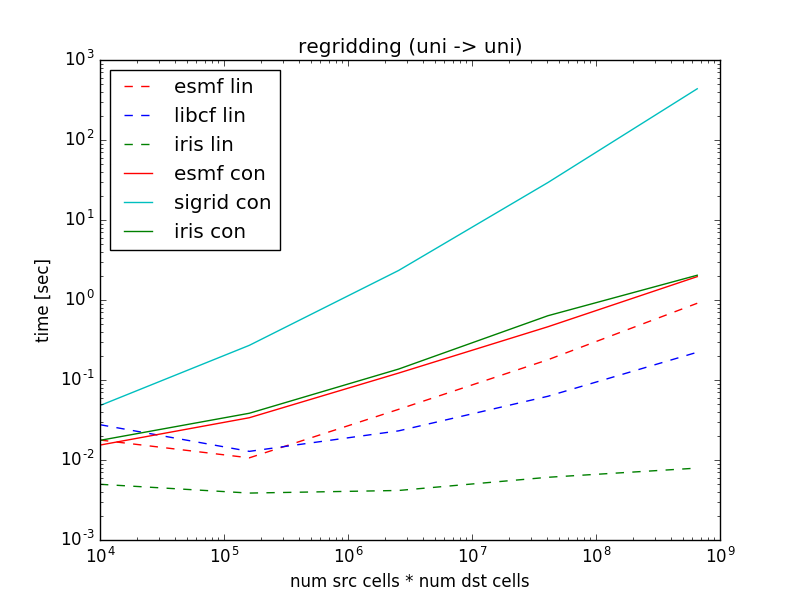

This figure's Python source:
from subprocess import call
import re
import numpy

def getEvaluationTime(filename):
	m = re.search(r'evaluation\s+([\d\.e\-\+]+)', open(filename, 'r').read())
	if m:
		return float(m.group(1))
	return None

def getWeightsTime(filename):
	m = re.search(r'weights\s+([\d\.e\-\+]+)', open(filename, 'r').read())
	if m:
		return float(m.group(1))
	return None

def getInterpTime(filename):
        m = re.search(r'interp\s+([\d\.e\-\+]+)', open(filename, 'r').read())
	if m:
		return float(m.group(1))
	return None

def getNumberOfInvalidPoints(filename):
	m = re.search(r'invalid points\:\s+(\d+)', open(filename, 'r').read())
	if m:
		return int(m.group(1))
	return None


src_celldims = [(10, 20),
                (20, 40),
                (40, 80),
                (80, 160),
                (160, 320),
                (320, 640),
                (640, 1280),
                (1280, 2560),]
                #(2560, 5120),
                #(5120, 10240)]


ns = []

libcf_interp_eval = []
libcf_interp_weights = []

esmf_interp_eval = []
esmf_interp_weights = []

esmf_conserve_eval = []
esmf_conserve_weights = []

sigrid_conserve_eval = []
sigrid_conserve_weights = []

iris_interp = []
iris_conserve = []

for srcDims in src_celldims:

	# generate the grids
	dstDims = (srcDims[0]//2, srcDims[1]//2)
	call(['python', 'generate_field.py', \
		'--src_nj', '{}'.format(srcDims[0] + 1), \
		'--src_ni', '{}'.format(srcDims[1] + 1), \
		'--dst_nj', '{}'.format(dstDims[0] + 1), \
		'--dst_ni', '{}'.format(dstDims[1] + 1), \
		])

	srcN = srcDims[0] * srcDims[1]
	dstN = dstDims[0] * dstDims[1]
	ns.append(srcN * dstN)
	print('number of src * dst cells is {}'.format(srcN * dstN))

	# run esmf linear
	err = open('log.err', 'w')
	out = open('log.txt', 'w')
	call(['python', 'esmf_interp.py'], stdout=out, stderr=err)
	out.close()
	esmf_interp_eval.append(getEvaluationTime('log.txt'))
	esmf_interp_weights.append(getWeightsTime('log.txt'))

	# run esmf conserve
	err = open('log.err', 'w')
	out = open('log.txt', 'w')
	call(['python', 'esmf_conserve.py'], stdout=out, stderr=err)
	out.close()
	esmf_conserve_eval.append(getEvaluationTime('log.txt'))
	esmf_conserve_weights.append(getWeightsTime('log.txt'))

	# run libcf
	err = open('log.err', 'w')
	out = open('log.txt', 'w')
	call(['python', 'libcf_interp.py'], stdout=out, stderr=err)
	out.close()
	libcf_interp_eval.append(getEvaluationTime('log.txt'))
	libcf_interp_weights.append(getWeightsTime('log.txt'))

	# run sigrid	
	if srcDims[0] < 160:
		err = open('log.err', 'w')
		out = open('log.txt', 'w')
		call(['python', 'sigrid_conserve.py'], stdout=out, stderr=err)
		out.close()
		sigrid_conserve_eval.append(getEvaluationTime('log.txt'))
		sigrid_conserve_weights.append(getWeightsTime('log.txt'))
	else:
		# too slow to run
		sigrid_conserve_eval.append(None)
		sigrid_conserve_weights.append(None)

	# run iris linear
	err = open('log.err', 'w')
	out = open('log.txt', 'w')
	call(['python', 'iris_interp.py'], stdout=out, stderr=err)
	out.close()
	iris_interp.append(getInterpTime('log.txt'))

	# run iris conserve
	err = open('log.err', 'w')
	out = open('log.txt', 'w')
	call(['python', 'iris_conserve.py'], stdout=out, stderr=err)
	out.close()
	iris_conserve.append(getInterpTime('log.txt'))

	print('ns = {}'.format(ns))
	print('esmf_interp_eval = {}'.format(esmf_interp_eval))
	print('emsf_interp_weights = {}'.format(esmf_interp_weights))
	print('libcf_interp_eval = {}'.format(libcf_interp_eval))
	print('libcf_interp_weights = {}'.format(libcf_interp_weights))
	print('iris_interp = {}'.format(iris_interp))
	print('emsf_conserve_eval = {}'.format(esmf_conserve_eval))
	print('esmf_conserve_weights = {}'.format(esmf_conserve_weights))
	print('sigrid_conserve_eval = {}'.format(sigrid_conserve_eval))
	print('sigrid_conserve_weights = {}'.format(sigrid_conserve_weights))
	print('iris_conserve = {}'.format(iris_conserve))

# write to file
import re, time
ta = re.sub(' ', '_', time.asctime())
f = open('run_node_interp-{}.csv'.format(ta), 'w')
f.write(\
'src_num_cells*dst_num_cells,esmf_interp_eval,esmf_interp_weights,libcf_interp_eval,libcf_interp_weights,iris_interp,emsf_conserve_eval,esmf_conserve_weights,sigrid_conserve_eval,sigrid_conserve_weights,iris_conserve\n')
for i in range(len(ns)):
	f.write('{},{},{},{},{},{},{},{},{},{},{}\n'.format(ns[i], esmf_interp_eval[i], esmf_interp_weights[i], libcf_interp_eval[i], libcf_interp_weights[i], iris_interp[i], iris_interp[i],\
                                                 esmf_conserve_eval[i], esmf_conserve_weights[i], sigrid_conserve_eval[i], sigrid_conserve_weights[i], iris_conserve[i]))
f.close()

from matplotlib import pylab
import matplotlib
pylab.loglog(ns, numpy.array(esmf_interp_eval) + numpy.array(esmf_interp_weights), 'r--')
pylab.loglog(ns, numpy.array(libcf_interp_eval) + numpy.array(libcf_interp_weights), 'b--')
pylab.loglog(ns, iris_interp, 'g--')
pylab.loglog(ns, numpy.array(esmf_conserve_eval) + numpy.array(esmf_conserve_weights), 'r-')
sigrid_conserve = []
for i in range(len(ns)):
	if sigrid_conserve_eval[i] is not None:
		sigrid_conserve.append(sigrid_conserve_eval[i] + sigrid_conserve_weights[i])
	else:
		sigrid_conserve.append(None)
pylab.loglog(ns, sigrid_conserve, 'c-')
pylab.loglog(ns, iris_conserve, 'g-')
legs = ['esmf lin', 'libcf lin', 'iris lin', 'esmf con', 'sigrid con', 'iris con']
pylab.legend(legs, loc=2)

pylab.xlabel('num src cells * num dst cells')
pylab.ylabel('time [sec]')
pylab.title('regridding (uni -> uni)')
pylab.savefig('run.png')
pylab.show()
